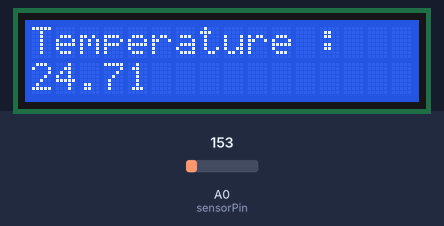
Bench run of a sketch on a simulated Arduino Uno, built with avr-gcc and run on an emulated ATmega328P. On the bench: 16×2 character LCD. The test bench sets the inputs (shaded band); at power-on: A0 (sensorPin) = 153. What the sketch prints to the serial monitor is not drawn.

Above: at 2.6 s.
2.7 s: A0 (sensorPin) set to 165
At 5.4 s:
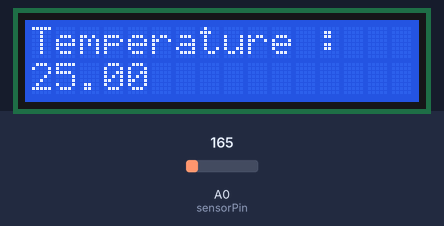
7.5 s: A0 (sensorPin) set to 175
At 8.6 s:
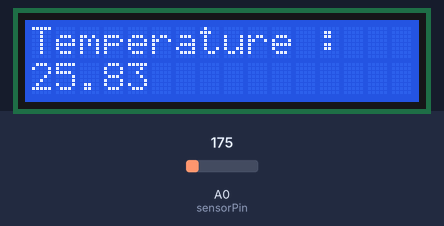
11.5 s: A0 (sensorPin) set to 191
At 13.1 s:
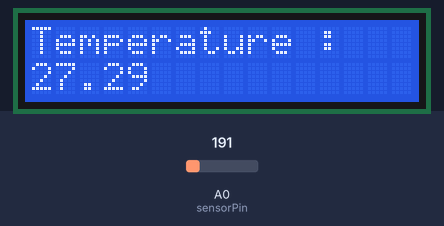
Timing chart, 0 to 14.6 s (numbered marks = the images above; inputs shaded):
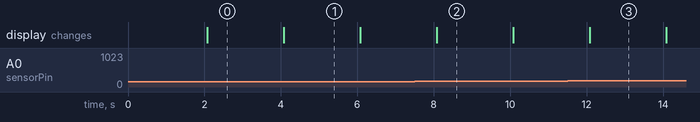

The sketch:

temp_v03.ino
```cpp
//
// Temperature sensor : TMP36
//
// LCD display : compatible with the Hitachi HD44780 driver / 16-pin interface
// LCD RS pin to digital pin 12
// LCD Enable pin to digital pin 11
// LCD D4 pin to digital pin 5
// LCD D5 pin to digital pin 4
// LCD D6 pin to digital pin 3
// LCD D7 pin to digital pin 2
// LCD R/W pin to ground
// LCD VSS pin to ground
// LCD VCC pin to 5V
//
// Average temperature from twenty rolling values
// based on one measurement every 2 seconds.
//

#include <Streaming.h>
#include <LiquidCrystal.h>

#define TAB_SIZE 20

const int sensorPin = A0;
const int rs = 12, en = 11, d4 = 5, d5 = 4, d6 = 3, d7 = 2;
float temp_tab[TAB_SIZE];
int a = 0;
// initialize the library with the numbers of the interface pins
LiquidCrystal lcd(rs, en, d4, d5, d6, d7);

void setup() {
  Serial.begin( 9600 );
  Serial << "Welcom !\n";

  lcd.begin(16, 2);       // set up the LCD's number of columns and rows
  lcd << "Temperature :"; // Print a message to the LCD.

  initTemp();
}

void initTemp() {
  float current_temp = getTempFromSensor();

  for( int i = 0; i < TAB_SIZE; i++) {
    temp_tab[i] = current_temp;
  }
}

void loop() {
  delay(2000);             // wait for 2 seconds
  printTemp();
}

void printTemp( void ) {
  updateTemp();
  // set the cursor to column 0, line 1
  // (note: line 1 is the second row, since counting begins with 0):
  lcd.setCursor(0, 1);
  // print temperature
  lcd << getTempAverage();
}

void updateTemp( void ) {
  temp_tab[a] = getTempFromSensor();
  a = (++a%TAB_SIZE); // to avoid a value issue
}

// temp = ((analogValue_in_mV * 5.0V / 1024.0) - 0.5V) * 100
float getTempFromSensor( void ) {
  int sensorVal = analogRead( sensorPin );
  float volt = (sensorVal/1024.0) * 5.0;
  float temp = ((volt - 0.5) * 100);

  Serial << "Valeur capteur : " << sensorVal << " - ";
  Serial << "Voltage : " << volt << " - ";
  Serial << "Température : " << temp << "\n";

  return temp;
}

float getTempAverage( void ) {
  float rez = 0.0;

  for(int i = 0; i < TAB_SIZE; i++) {
    rez += temp_tab[i];
  }

  return (rez/TAB_SIZE);
}
```

Measured:
- after the input at 2.7 s, the display: changes after 1.4 s (image 1)
- what the display in image 1 shows lasts 2.0 s, from 4.1 s to 6.1 s
